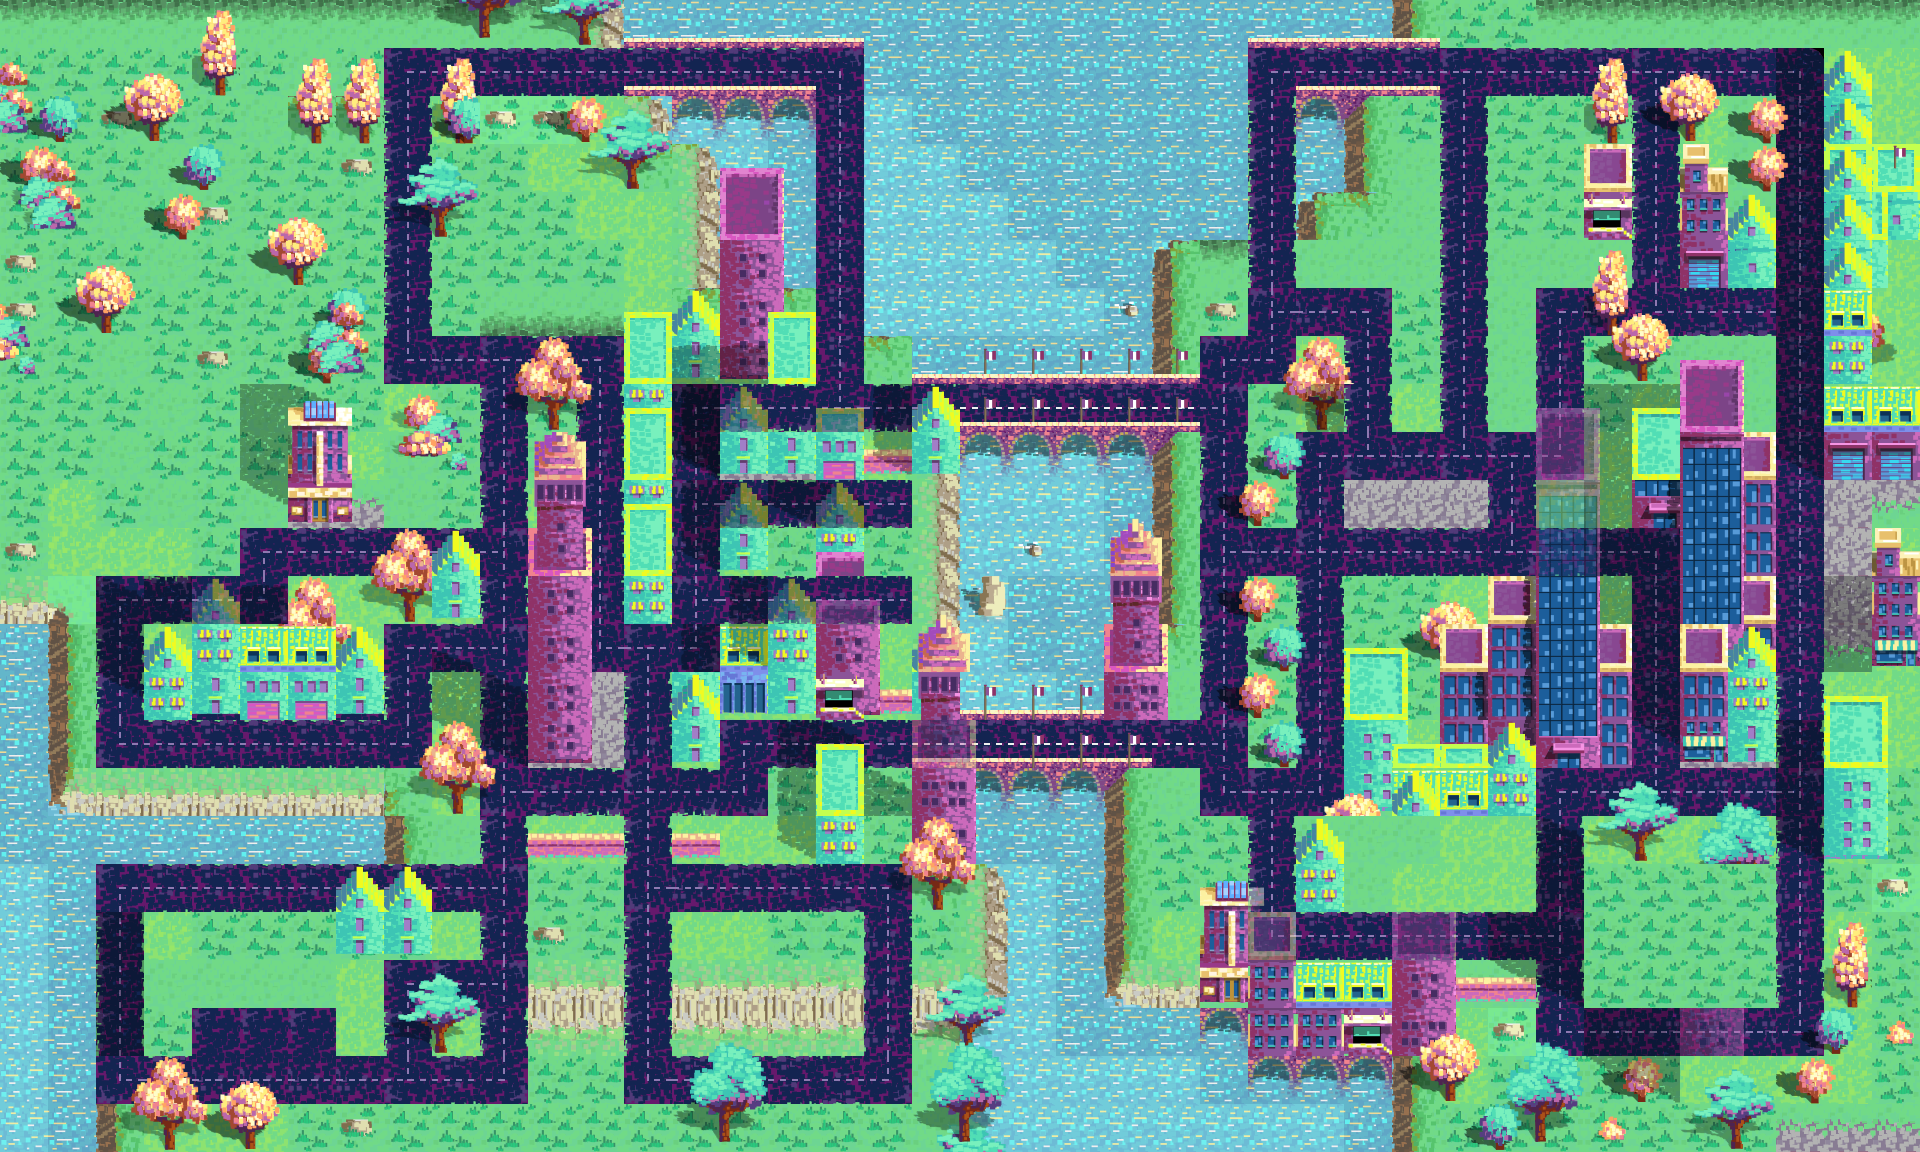

This is a level from a 2D game, rendered from its Tiled map with the project's own tilesets. A one-line summary and the map file follow, with tile-layer data summarised:
An orthogonal 40x24 tile map with 48x48 px tiles, 4 tile layers (background, structures, structures2, transparentStructures), 1 hidden layer not drawn, 3 tilesets.

<map version="1.2" tiledversion="1.3.1" orientation="orthogonal" renderorder="right-down" compressionlevel="0" width="40" height="24" tilewidth="48" tileheight="48" infinite="0" nextlayerid="15" nextobjectid="21">
 <tileset firstgid="1" name="color city cops tileset" tilewidth="48" tileheight="48" tilecount="168" columns="8">
  <image source="ccc_tileset.png" width="385" height="1008" />
  <tile id="62">
   <animation>
    <frame tileid="62" duration="300" />
    <frame tileid="54" duration="300" />
   </animation>
  </tile>
  <tile id="70">
   <animation>
    <frame tileid="70" duration="100" />
    <frame tileid="71" duration="100" />
   </animation>
  </tile>
  <tile id="102">
   <animation>
    <frame tileid="102" duration="300" />
    <frame tileid="94" duration="300" />
   </animation>
  </tile>
  <tile id="127">
   <animation>
    <frame tileid="127" duration="300" />
    <frame tileid="135" duration="350" />
   </animation>
  </tile>
  <tile id="142">
   <animation>
    <frame tileid="142" duration="100" />
    <frame tileid="143" duration="100" />
   </animation>
  </tile>
 </tileset>
 <tileset firstgid="169" name="collision set" tilewidth="48" tileheight="48" tilecount="100" columns="10">
  <image source="collision_objects.png" width="480" height="480" />
  <tile id="0">
   <properties>
    <property name="road" type="bool" value="false" />
   </properties>
  </tile>
  <tile id="1">
   <properties>
    <property name="road" type="bool" value="true" />
   </properties>
  </tile>
 </tileset>
 <tileset firstgid="269" name="extras" tilewidth="48" tileheight="48" tilecount="176" columns="8">
  <image source="tileset_extras.png" width="384" height="1056" />
  <tile id="0">
   <animation>
    <frame tileid="0" duration="80" />
    <frame tileid="8" duration="80" />
    <frame tileid="16" duration="80" />
    <frame tileid="24" duration="80" />
    <frame tileid="32" duration="80" />
    <frame tileid="40" duration="80" />
    <frame tileid="48" duration="80" />
    <frame tileid="56" duration="80" />
   </animation>
  </tile>
  <tile id="1">
   <animation>
    <frame tileid="1" duration="90" />
    <frame tileid="9" duration="90" />
    <frame tileid="17" duration="90" />
    <frame tileid="25" duration="90" />
    <frame tileid="33" duration="90" />
    <frame tileid="41" duration="90" />
    <frame tileid="49" duration="90" />
    <frame tileid="57" duration="90" />
   </animation>
  </tile>
  <tile id="2">
   <animation>
    <frame tileid="2" duration="80" />
    <frame tileid="10" duration="80" />
    <frame tileid="18" duration="80" />
    <frame tileid="26" duration="80" />
    <frame tileid="34" duration="80" />
    <frame tileid="42" duration="80" />
    <frame tileid="50" duration="80" />
    <frame tileid="58" duration="80" />
   </animation>
  </tile>
 </tileset>
 <layer id="1" name="background" width="40" height="24" opacity="0.94">
  <data>[960 cells, 960 non-empty, 30 distinct tile ids]</data>
 </layer>
 <layer id="3" name="structures" width="40" height="24">
  <data>[960 cells, 304 non-empty, 94 distinct tile ids]</data>
 </layer>
 <layer id="4" name="structures2" width="40" height="24">
  <data>[960 cells, 285 non-empty, 103 distinct tile ids]</data>
 </layer>
 <layer id="8" name="transparentStructures" width="40" height="24" opacity="0.46">
  <data>[960 cells, 24 non-empty, 16 distinct tile ids]</data>
 </layer>
 <layer id="5" name="collisions" width="40" height="24" visible="0" opacity="0.6">
  <data>[960 cells, 960 non-empty, 2 distinct tile ids]</data>
 </layer>
</map>
